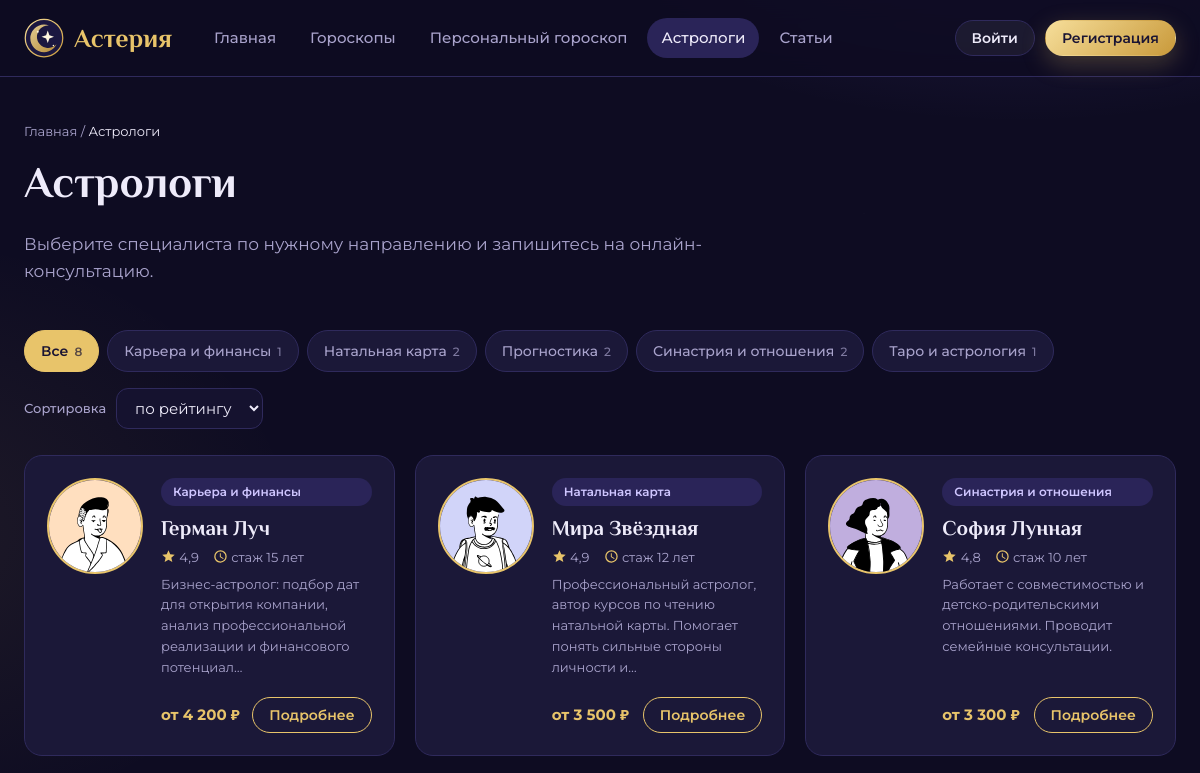
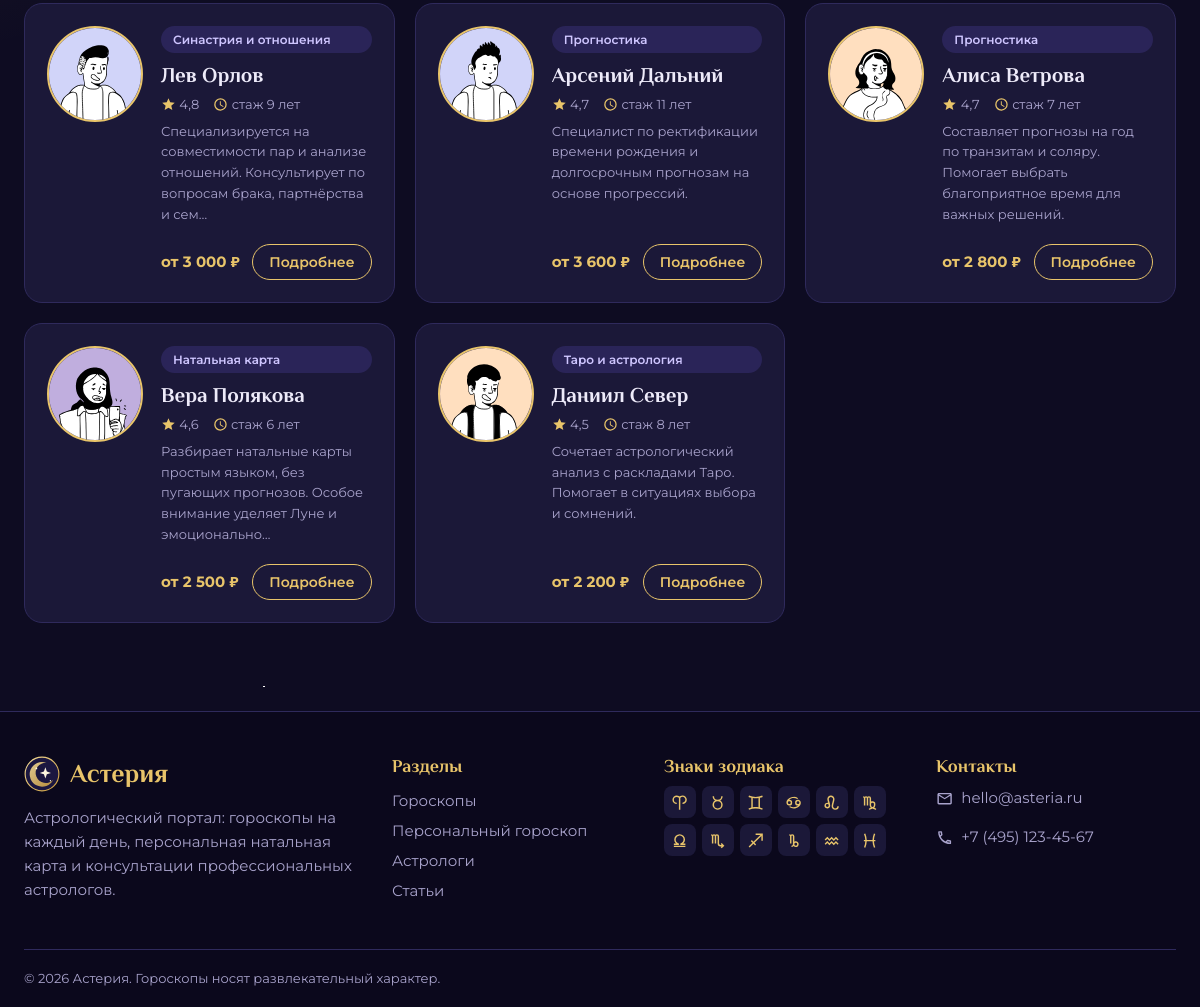
Page /astrologers.php on the committed database (2 pictures, top to bottom).
### tables this page shows
CREATE TABLE astrologers (
  id INT AUTO_INCREMENT PRIMARY KEY,
  name VARCHAR(100) NOT NULL,
  photo VARCHAR(100) NOT NULL,
  specialization VARCHAR(100) NOT NULL,
  experience INT NOT NULL,
  price INT NOT NULL,
  rating DECIMAL(2,1) NOT NULL DEFAULT 5.0,
  about TEXT NOT NULL
);

CREATE TABLE zodiac_signs (
  id INT AUTO_INCREMENT PRIMARY KEY,
  name VARCHAR(30) NOT NULL,
  slug VARCHAR(30) NOT NULL UNIQUE,
  date_start CHAR(5) NOT NULL,
  date_end CHAR(5) NOT NULL,
  element ENUM('Огонь','Земля','Воздух','Вода') NOT NULL,
  planet VARCHAR(30) NOT NULL,
  description TEXT NOT NULL
);

### includes/astrologer_card.php (the view, shortened to what this page needs)
<article class="astro-card">
    <img class="avatar" src="<?= url('assets/img/avatars/' . $a['photo']) ?>" alt="<?= e($a['name']) ?>" width="96" height="96">
    <div class="astro-body">
        <span class="badge"><?= e($a['specialization']) ?></span>
        <h3><?= e($a['name']) ?></h3>
        <div class="astro-meta">
            <span><?= icon('star') ?> <?= e(number_format((float)$a['rating'], 1, ',', '')) ?></span>
            <span><?= icon('clock-outline') ?> стаж <?= (int)$a['experience'] ?> лет</span>
        </div>
        <p class="muted small"><?= e(mb_strimwidth($a['about'], 0, 110, '…')) ?></p>
        <div class="astro-foot">
            <span class="price">от <?= number_format((int)$a['price'], 0, ',', ' ') ?> ₽</span>
            <a class="btn btn-outline btn-sm" href="<?= url('astrologer.php?id=' . $a['id']) ?>">Подробнее</a>
        </div>
    </div>
</article>

### astrologers.php (shortened to what this page needs)
<?php
require 'includes/db.php';
require_once 'includes/functions.php';
$spec = $_GET['spec'] ?? '';
$sort = $_GET['sort'] ?? 'rating';
$orders = ['rating' => 'rating DESC, experience DESC', 'experience' => 'experience DESC', 'price' => 'price ASC'];
$order = $orders[$sort] ?? $orders['rating'];
$specs = $pdo->query('SELECT specialization, COUNT(*) AS cnt FROM astrologers GROUP BY specialization ORDER BY specialization')->fetchAll();
if ($spec !== '') {
    $stmt = $pdo->prepare("SELECT a.*, (SELECT COUNT(*) FROM reviews r WHERE r.astrologer_id = a.id AND r.is_approved = 1) AS reviews_count
        FROM astrologers a WHERE a.specialization = ? ORDER BY $order");
    $stmt->execute([$spec]);
} else {
    $stmt = $pdo->query("SELECT a.*, (SELECT COUNT(*) FROM reviews r WHERE r.astrologer_id = a.id AND r.is_approved = 1) AS reviews_count
        FROM astrologers a ORDER BY $order");
}
$astrologers = $stmt->fetchAll();
$total = array_sum(array_column($specs, 'cnt'));
require 'includes/header.php';
?>
<section class="page-head">
    <div class="container">
        <nav class="crumbs"><a href="<?= url('index.php') ?>">Главная</a> / <span>Астрологи</span></nav>
        <h1>Астрологи</h1>
        <p class="lead">Выберите специалиста по нужному направлению и запишитесь на онлайн-консультацию.</p>
    </div>
</section>
<section class="section pt-0">
    <div class="container">
        <div class="filters-bar">
            <div class="pills">
                <a class="pill <?= $spec === '' ? 'active' : '' ?>" href="<?= url('astrologers.php?sort=' . e($sort)) ?>">Все <span class="count"><?= $total ?></span></a>
                <?php foreach ($specs as $s): ?>
                    <a class="pill <?= $spec === $s['specialization'] ? 'active' : '' ?>" href="<?= url('astrologers.php?' . http_build_query(['spec' => $s['specialization'], 'sort' => $sort])) ?>"><?= e($s['specialization']) ?> <span class="count"><?= $s['cnt'] ?></span></a>
                <?php endforeach; ?>
            </div>
            <form class="sort-form" method="get">
                <label class="muted small" for="sort">Сортировка</label>
                <select id="sort" name="sort" onchange="this.form.submit()">
                    <option value="rating" <?= $sort === 'rating' ? 'selected' : '' ?>>по рейтингу</option>
                </select>
            </form>
        </div>
        <div class="astro-grid">
            <?php foreach ($astrologers as $a): ?>
                <?php include 'includes/astrologer_card.php'; ?>
            <?php endforeach; ?>
        </div>
    </div>
</section>
<?php require 'includes/footer.php'; ?>

### includes/functions.php (shortened to what this page needs)
<?php
function e($value): string
{
    return htmlspecialchars((string)$value, ENT_QUOTES, 'UTF-8');
}
function url(string $path = ''): string
{
    return BASE_URL . '/' . ltrim($path, '/');
}
function icon(string $name, string $class = 'ico'): string
{
    static $cache = [];
    if (!isset($cache[$name])) {
        $file = __DIR__ . '/../assets/img/icons/' . $name . '.svg';
        $svg = is_file($file) ? file_get_contents($file) : '';
        $svg = preg_replace('/ id="[^"]*"/', '', $svg);
        $cache[$name] = $svg;
    }
    return str_replace('<svg ', '<svg class="' . e($class) . '" aria-hidden="true" fill="currentColor" ', $cache[$name]);
}
function allSigns(PDO $pdo): array
{
    static $signs = null;
    if ($signs === null) {
        $signs = $pdo->query('SELECT * FROM zodiac_signs ORDER BY id')->fetchAll();
    }
    return $signs;
}
function zodiacIcon(string $slug, string $class = 'ico'): string
{
    return icon('zodiac-' . $slug, $class);
}

### includes/footer.php (shortened to what this page needs)
</main>
<footer class="site-footer">
    <div class="container footer-grid">
        <div>
            <a class="logo" href="<?= url('index.php') ?>">
                <img src="<?= url('assets/img/logo.svg') ?>" alt="" width="36" height="36">
                <span>Астерия</span>
            </a>
            <p class="muted">Астрологический портал: гороскопы на каждый день, персональная натальная карта и консультации профессиональных астрологов.</p>
        </div>
        <div>
            <h4>Разделы</h4>
            <a href="<?= url('horoscopes.php') ?>">Гороскопы</a>
            <a href="<?= url('personal.php') ?>">Персональный гороскоп</a>
            <a href="<?= url('astrologers.php') ?>">Астрологи</a>
            <a href="<?= url('articles.php') ?>">Статьи</a>
        </div>
        <div>
            <h4>Знаки зодиака</h4>
            <div class="footer-signs">
                <?php foreach (allSigns($pdo) as $s): ?>
                    <a href="<?= url('horoscopes.php?sign=' . $s['slug']) ?>" title="<?= e($s['name']) ?>"><?= zodiacIcon($s['slug']) ?></a>
                <?php endforeach; ?>
            </div>
        </div>
        <div>
            <h4>Контакты</h4>
            <p class="muted"><?= icon('email-outline') ?> hello@asteria.ru</p>
            <p class="muted"><?= icon('phone-outline') ?> +7 (495) 123-45-67</p>
        </div>
    </div>
    <div class="container footer-bottom">© <?= date('Y') ?> Астерия. Гороскопы носят развлекательный характер.</div>
</footer>
</body>
</html>

### rows in the picture
astrologers: photo (picture), specialization "Карьера и финансы", name "Герман Луч", rating "4,9", experience "15", about "Бизнес-астролог: подбор дат для открытия компании, анализ профессиональной реализации и финансового потенциал…", price "4 200"
astrologers: photo (picture), specialization "Натальная карта", name "Мира Звёздная", rating "4,9", experience "12", about "Профессиональный астролог, автор курсов по чтению натальной карты. Помогает понять сильные стороны личности и…", price "3 500"
astrologers: photo (picture), specialization "Синастрия и отношения", name "София Лунная", rating "4,8", experience "10", about "Работает с совместимостью и детско-родительскими отношениями. Проводит семейные консультации.", price "3 300"
astrologers: photo (picture), specialization "Синастрия и отношения", name "Лев Орлов", rating "4,8", experience "9", about "Специализируется на совместимости пар и анализе отношений. Консультирует по вопросам брака, партнёрства и сем…", price "3 000"
astrologers: photo (picture), specialization "Прогностика", name "Арсений Дальний", rating "4,7", experience "11", about "Специалист по ректификации времени рождения и долгосрочным прогнозам на основе прогрессий.", price "3 600"
astrologers: photo (picture), specialization "Прогностика", name "Алиса Ветрова", rating "4,7", experience "7", about "Составляет прогнозы на год по транзитам и соляру. Помогает выбрать благоприятное время для важных решений.", price "2 800"
astrologers: photo (picture), specialization "Натальная карта", name "Вера Полякова", rating "4,6", experience "6", about "Разбирает натальные карты простым языком, без пугающих прогнозов. Особое внимание уделяет Луне и эмоционально…", price "2 500"
astrologers: photo (picture), specialization "Таро и астрология", name "Даниил Север", rating "4,5", experience "8", about "Сочетает астрологический анализ с раскладами Таро. Помогает в ситуациях выбора и сомнений.", price "2 200"

### other values in the picture
$title "Главная"
$title "Гороскопы"
$title "Персональный гороскоп"
$title "Астрологи"
$title "Статьи"
$total "8"
$s['specialization'] "Карьера и финансы"
$s['cnt'] "1"
$s['specialization'] "Натальная карта"
$s['cnt'] "2"
$s['specialization'] "Прогностика"
$s['specialization'] "Синастрия и отношения"
$s['specialization'] "Таро и астрология"
